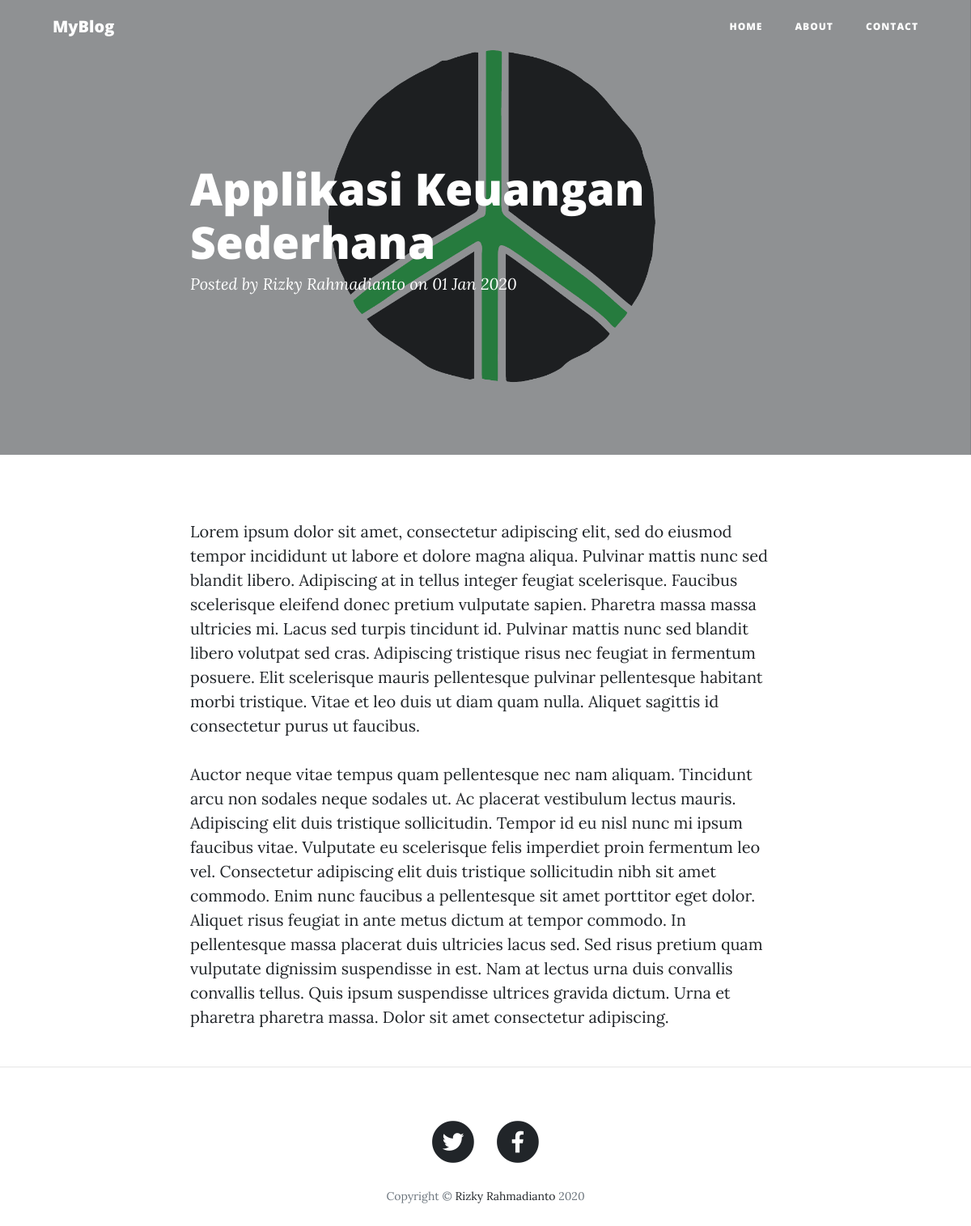
The page /home/read/multiple-access/applikasi-keuangan-sederhana on the database its author committed.
### tables this page shows
CREATE TABLE `blog_profile` (
  `id` int(11) NOT NULL,
  `name` varchar(64) NOT NULL,
  `email` varchar(64) NOT NULL,
  `phone` varchar(64) NOT NULL,
  `about` text NOT NULL,
  `icon` varchar(256) NOT NULL,
  `visitor` int(11) NOT NULL
);

CREATE TABLE `blog` (
  `blog_id` int(11) NOT NULL,
  `user_id` varchar(64) NOT NULL,
  `category_id` int(11) NOT NULL,
  `title` varchar(128) NOT NULL,
  `slug` varchar(128) NOT NULL,
  `picture` varchar(256) NOT NULL,
  `short_content` text NOT NULL,
  `content` longtext NOT NULL,
  `created_at` datetime NOT NULL,
  `updated_at` datetime NOT NULL,
  `blog_views` int(11) NOT NULL,
  `pending` tinyint(4) NOT NULL,
  `public` tinyint(4) NOT NULL,
  `active` varchar(16) NOT NULL
);

CREATE TABLE `link_blog_profile` (
  `id` int(11) NOT NULL,
  `name` varchar(64) NOT NULL,
  `icon` varchar(64) NOT NULL
);

### application/helpers/templatingBackTemplate_helper.php (called while the page is built, shortened)
<?php if (!defined('BASEPATH')) exit('No direct script access allowed');
function renderFrontTemplate($page = null, $data = array())
{
  $ci = &get_instance();
  $data['profile'] = $ci->Profile_model->getProfileById(1);
  $data['link_profile'] = $ci->Profile_model->getLinkProfile();
  $ci->load->view('front-templates/header', $data);
  $ci->load->view('front-templates/navbar', $data);
  $ci->load->view($page, $data);
  $ci->load->view('front-templates/footer', $data);
}

### application/controllers/Home.php (called while the page is built, shortened)
<?php
class Home extends CI_Controller
{
  private function view_count($b_slug)
  {
    $slug = $this->Post_model->getPostBySlug($b_slug);
    $check_visitor = $this->input->cookie(urldecode($b_slug), false);
    $ip = $this->input->ip_address();
    if ($check_visitor == false) {
      $cookie = [
        'name' => urldecode($b_slug),
        'value' => "$ip",
        'expire' => time() + 7200,
        'secure' => false
      ];
      $this->input->set_cookie($cookie);
      $getPrevViews = $slug['blog_views'];
      $data = [
        'blog_views' => $getPrevViews + 1
      ];
      $this->Post_model->updateViewCounter(urldecode($b_slug), $data);
    }
  }
  public function read($c_slug = null, $b_slug = null)
  {
    $info['read'] = $this->Post_model->getReadPost($c_slug, $b_slug);
    $info['title'] = $info['read']['title'];
    renderFrontTemplate('posts/read-post', $info);
  }
}

### index.php (called while the page is built, shortened)
<?php
require_once BASEPATH.'core/CodeIgniter.php';

### application/models/Profile_model.php (called while the page is built, shortened)
<?php
class Profile_model extends CI_Model
{
  public function getProfileById($id)
  {
    return $this->db->get_where('blog_profile', ['id' => $id])->row_array();
  }
  public function getLinkProfile()
  {
    $this->db->select('*');
    $this->db->from('link_blog_profile');
    $this->db->join('blog_profile_detail', 'blog_profile_detail.link_blog_profile_id = link_blog_profile.id');
    $this->db->order_by('id', 'ASC');
    $query = $this->db->get();
    return $query->result_array();
  }
}

### application/models/Post_model.php (called while the page is built, shortened)
<?php
class Post_model extends CI_Model
{
  public function getReadPost($c_slug, $b_slug)
  {
    $this->db->select('*, blog.slug as b_slug, category.slug as c_slug');
    $this->db->from('blog');
    $this->db->join('category', 'category.category_id = blog.category_id');
    $this->db->where('category.slug', $c_slug);
    $this->db->where('blog.slug', $b_slug);
    $query = $this->db->get();
    return $query->row_array();
  }
  public function updateViewCounter($id, $data)
  {
    $this->db->where('slug', $id);
    $this->db->update('blog', $data);
  }
}

### application/views/posts/read-post.php (the view)
<header class="masthead" style="background-image: url('<?php echo base_url(); ?>back-assets/img/post_picture/<?= $read['picture'] ?>')">
  <div class="overlay"></div>
  <div class="container">
    <div class="row">
      <div class="col-lg-8 col-md-10 mx-auto">
        <div class="post-heading">
          <h1><?= $read['title']; ?></h1>
          <span class="meta">Posted by
            <a href="#"><?= $read['user_id']; ?></a>
            on <?= date('d M Y', strtotime($read['created_at'])); ?></span>
        </div>
      </div>
    </div>
  </div>
</header>
<article>
  <div class="container">
    <div class="row">
      <div class="col-lg-8 col-md-10 mx-auto">
        <?= $read['content']; ?>
      </div>
    </div>
  </div>
</article>

### application/views/front-templates/navbar.php (shortened to what this page needs)
<nav class="navbar navbar-expand-lg navbar-light fixed-top" id="mainNav">
  <div class="container">
    <a class="navbar-brand" href="<?php echo base_url(); ?>"><?php echo $profile['name']; ?></a>
    <div class="collapse navbar-collapse" id="navbarResponsive">
      <ul class="navbar-nav ml-auto">
        <li class="nav-item">
          <a class="nav-link" href="<?php echo base_url(); ?>">Home</a>
        </li>
        <li class="nav-item">
          <a class="nav-link" href="<?php echo base_url(); ?>about">About</a>
        </li>
        <li class="nav-item">
          <a class="nav-link" href="<?php echo base_url(); ?>contact">Contact</a>
        </li>
      </ul>
    </div>
  </div>
</nav>

### application/views/front-templates/footer.php (shortened to what this page needs)
<hr>
<footer>
  <div class="container">
    <div class="row">
      <div class="col-lg-8 col-md-10 mx-auto">
        <ul class="list-inline text-center">
          <?php
          if ($link_profile) :
            foreach ($link_profile as $val) :
          ?>
              <li class="list-inline-item">
                <a href="<?php echo $val['url'] ?>" target="_blank">
                  <span class="fa-stack fa-lg">
                    <i class="fas fa-circle fa-stack-2x"></i>
                    <i class="<?php echo $val['icon'] ?> fa-stack-1x fa-inverse"></i>
                  </span>
                </a>
              </li>
            <?php endforeach; ?>
          <?php endif; ?>
        </ul>
        <p class="copyright text-muted">Copyright &copy; <a href="https://goo.gl/otqUXt" target="_blank" style="text-decoration: none;">Rizky Rahmadianto</a> <?php echo date('Y') ?> </p>
      </div>
    </div>
  </div>
</footer>
</body>
</html>

### rows shown on the page
blog_profile: name "MyBlog"
blog: picture (picture), title "Applikasi Keuangan Sederhana", user "Rizky Rahmadianto", created_at "01 Jan 2020", content "Lorem ipsum dolor sit amet, consectetur adipiscing elit, sed do eiusmod tempor incididunt ut labore et dolore magna aliqua. Pulvinar mattis nunc sed blandit libero. Adipiscing at in tellus integer feugiat scelerisque. Faucibus scelerisque eleifend donec pretium vulputate sapien. Pharetra massa massa ultricies mi. Lacus sed turpis tincidunt id. Pulvinar mattis nunc sed blandit libero volutpat sed cras. Adipiscing tristique risus nec feugiat in fermentum posuere. Elit scelerisque mauris pellentesque pulvinar pellentesque habitant morbi tristique. Vitae et leo duis ut diam quam nulla. Aliquet sagittis id consectetur purus ut faucibus. Auctor neque vitae tempus quam pellentesque nec nam…"
